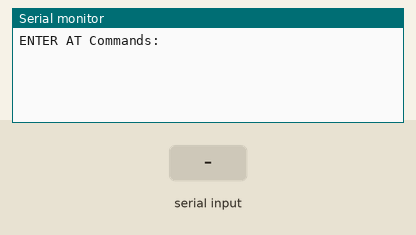
This sketch was run on a simulated Arduino Uno, built with avr-gcc and run on an emulated ATmega328P. Parts: the last lines printed to the serial monitor. The test bench sets the inputs (shaded band).

Above: at 1.2 s.
1.3 s: "1" received over the second serial link
At 2.5 s:
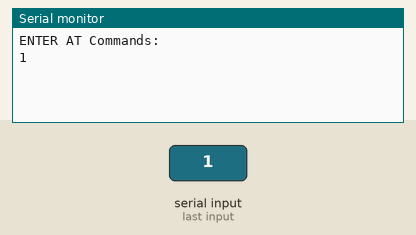
2.8 s: "0" received over the second serial link
At 3.6 s:
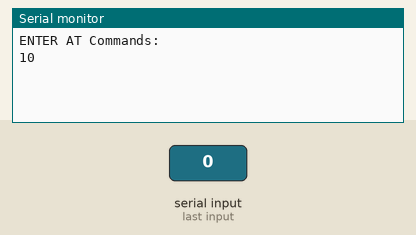

Measured:
- after the input at 1.3 s, the serial monitor: prints a new line at once (image 1)
- after the input at 2.8 s, the serial monitor: prints a new line at once (image 2)

The sketch:

SlaveBluetooz.ino
```cpp
#include <SoftwareSerial.h>

SoftwareSerial BTSerial(2, 3); // RX, TX pins del módulo Bluetooth

void setup() {
  Serial.begin(9600);
  Serial.println("ENTER AT Commands:");
  BTSerial.begin(9600);
  //sendATCommand("AT+NAME=RobotTecher1");
  //delay(500);
  //sendATCommand("AT+BAUD4");

}

void loop() {
  // Verificar si se ha recibido una respuesta desde el dispositivo Bluetooth
  //Write data from HC06 to Serial Monitor
  if (BTSerial.available()){
    Serial.write(BTSerial.read());
  }

  //Write from Serial Monitor to HC06
  if (Serial.available()){
    BTSerial.write(Serial.read());
  }
}

void sendATCommand(const char* command) {
  BTSerial.println(command);
}
```
